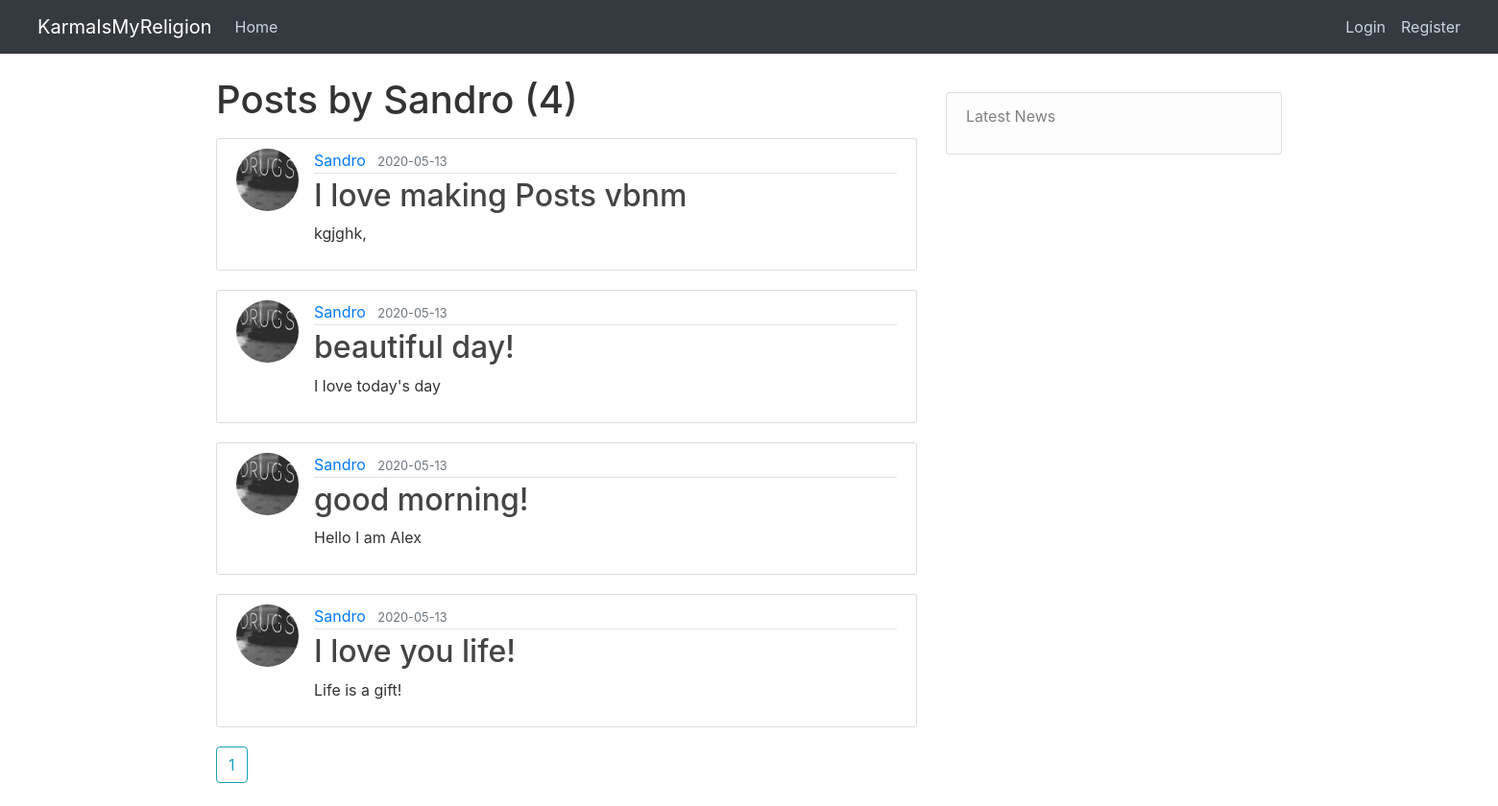
The app's page /user/Sandro with its own data.
### flaskblog/models.py (models this page shows, shortened)
class User(db.Model, UserMixin):
    id = db.Column(db.Integer, primary_key=True)
    username = db.Column(db.String(20), unique=True, nullable=False)
    email = db.Column(db.String(120), unique=True, nullable=False)
    image_file = db.Column(db.String(20), nullable=False, default='default.jpg')
    password = db.Column(db.String(60), nullable=False)
    posts = db.relationship('Post', backref='author', lazy=True)

class Post(db.Model):
    id = db.Column(db.Integer, primary_key=True)
    title = db.Column(db.String(100), nullable=False)
    date_posted = db.Column(db.DateTime, nullable=False, default=datetime.utcnow)
    content = db.Column(db.Text, nullable=False)
    user_id = db.Column(db.Integer, db.ForeignKey('user.id'), nullable=False)

### flaskblog/users/routes.py (the view)
@users.route("/user/<string:username>")
def user_post(username):
    page = request.args.get('page', 1, type=int)
    user = User.query.filter_by(username=username).first_or_404()
    posts = Post.query.filter_by(author=user)\
        .order_by(Post.date_posted.desc())\
        .paginate(page=page, per_page=5)
    return render_template('post_user.html', posts=posts, user=user)

### flaskblog/templates/post_user.html
{% extends "layout.html" %}
{% block content %}
    <h1 class="mb-3"> Posts by {{ user.username }} ({{ posts.total }})</h1>
    {% for post in posts.items %}
    <article class="media content-section">
        <img class="rounded-circle article-img"src="{{ url_for('static', filename='pics/' + post.author.image_file) }}" alt="">
        <div class="media-body">
         <div class="article-metadata">
          <a class="mr-2" href="{{ url_for('users.user_post', username=post.author.username) }}">{{ post.author.username }}</a>
          <small class="text-muted">{{ post.date_posted.strftime('%Y-%m-%d') }}</small>
        </div>
        <h2><a class="article-title" href="{{ url_for('posts.post', post_id=post.id) }}">{{ post.title }}</a></h2>
        <p class="article-content">{{ post.content }}</p>
       </div>
    </article>
    {% endfor %}
    {% for page_num in posts.iter_pages(left_edge=1, right_edge=1, left_current=1, right_current=2) %}
      {% if page_num %}
        {% if posts.page == page_num %}
          <a class="btn btn-outline-info mb-4"href="{{url_for('users.user_post', username=user.username, page=page_num)}}">{{ page_num }}</a>
        {% else %}
          <a class="btn btn-info mb-4"href="{{url_for('posts.user_post', username=user.username, page=page_num)}}">{{ page_num }}</a>
        {% endif %}
      {% else %}
        ...
      {% endif %}
    {% endfor %}
{% endblock %}

### flaskblog/templates/layout.html (shortened to what this page needs)
<!DOCTYPE html>
<html lang="en" dir="ltr">
  <head>
    <link rel="stylesheet" href="https://stackpath.bootstrapcdn.com/bootstrap/4.4.1/css/bootstrap.min.css">
    <link rel="stylesheet" type="text/css" href="{{url_for('static', filename="main.css")}}">
  </head>
  <body >
        <header class="site-header">
        <nav class="navbar navbar-expand-md navbar-dark bg-dark fixed-top">
          <div class="container-fluid">
            <a class="navbar-brand ml-2" href="/">KarmaIsMyReligion</a>
            <div class="collapse navbar-collapse" id="navbarToggle">
              <div class="navbar-nav mr-auto">
                <a class="nav-item nav-link" href="{{ url_for('main.home')}}">Home</a>
              </div>
              <div class="navbar-nav">
                {% if current_user.is_authenticated %}
                <a class="nav-item nav-link" href="{{ url_for('users.account')}}">Account</a>
                <a class="nav-item nav-link" href="{{ url_for('posts.new_post')}}">New Post</a>
                <a class="nav-item nav-link" href="{{ url_for('users.logout')}}">Logout</a>
                {% else %}
                 <a class="nav-item nav-link" href="{{ url_for('users.login')}}">Login</a>
                 <a class="nav-item nav-link" href="{{ url_for('users.register')}}">Register</a>
                {% endif %}
              </div>
            </div>
          </div>
        </nav>
        </header>
        <main role="main" class="container">
        <div class="row">
          <div class="col-md-8">
            {% block content %}{% endblock %}
          </div>
          <div class="col-md-4">
            <div >
              <p>
                <ul class="list-group">
                  <li class="list-group-item list-group-item-light">Latest News
  <div style="color:#ccc;font-size:10px; text-align:right; width:4430px;">powered by <a href="https://surfing-waves.com" rel="noopener" target="_blank" style="color:#ccc;">Surfing Waves</a></div>
  </li>
                </ul>
              </p>
            </div>
          </div>
        </div>
      </main>
  </body>
</html>

### flaskblog/static/main.css (style rules this page uses)
body { background: url(https://imgur.com/rcdwDuU); color: #333333; margin-top: 5rem; }
.site-header .navbar-nav .nav-link { color: #cbd5db; }
.content-section { background: #ffffff; padding: 10px 20px; border: 1px solid #dddddd; border-radius: 3px; margin-bottom: 20px; }
.article-title { color: #444444; }
.article-content { white-space: pre-line; }
.article-img { height: 65px; width: 65px; margin-right: 16px; }
.article-metadata { padding-bottom: 1px; margin-bottom: 4px; border-bottom: 1px solid #e3e3e3 }

### records on screen
User: username "Sandro"
Post: image_file (picture), author.username "Sandro", date_posted "2020-05-13", title "I love making Posts vbnm", content "kgjghk,"
Post: image_file (picture), author.username "Sandro", date_posted "2020-05-13", title "beautiful day!", content "I love today's day"
Post: image_file (picture), author.username "Sandro", date_posted "2020-05-13", title "good morning!", content "Hello I am Alex"
Post: image_file (picture), author.username "Sandro", date_posted "2020-05-13", title "I love you life!", content "Life is a gift!"

### other values on screen
{{ posts.total }} "4"
{{ page_num }} "1"
